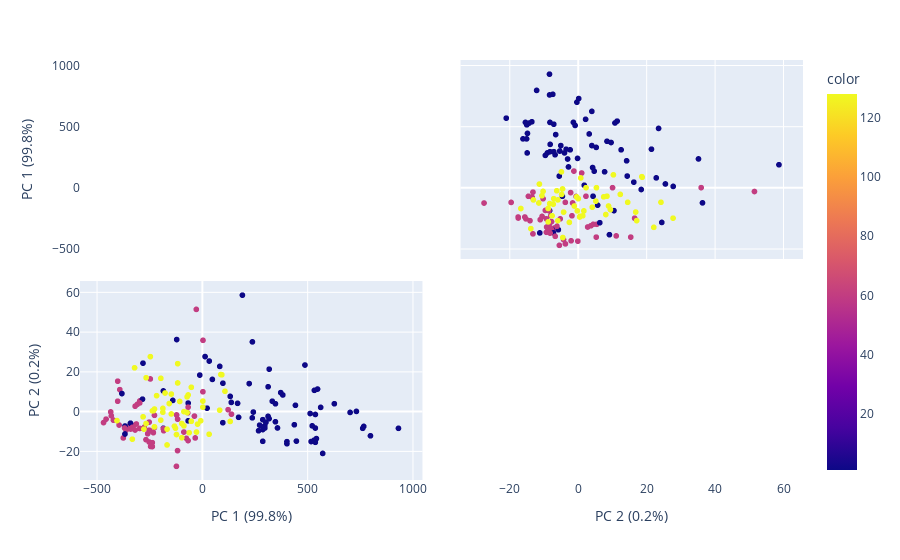

Source (notebook cell):
### Code cell
import plotly.express as px

pca = PCA()
components = pca.fit_transform(df[[col for col in df.columns if col != "target"]])
labels = {
    str(i): f"PC {i+1} ({var:.1f}%)"
    for i, var in enumerate(pca.explained_variance_ratio_ * 100)
}

fig = px.scatter_matrix(
    components,
    labels=labels,
    dimensions=range(2),
    color=dbs.data_clusters.values()
)
fig.update_traces(diagonal_visible=False)
fig.show()

### Figure 1 — Plotly figure (JSON) as saved in the notebook; plotly's stock layout.template omitted (floating-point values rounded to 4 significant figures; data arrays with more than 128 entries replaced by an {"elided": "..."} marker saying what was removed)
{"data": [{"diagonal": {"visible": false}, "dimensions": [{"axis": {"matches": true}, "label": "PC 1 (99.8%)", "values": {"elided": "178 float values"}}, {"axis": {"matches": true}, "label": "PC 2 (0.2%)", "values": {"elided": "178 float values"}}], "hovertemplate": "%{xaxis.title.text}=%{x}<br>%{yaxis.title.text}=%{y}<br>color=%{marker.color}<extra></extra>", "legendgroup": "", "marker": {"color": {"elided": "178 int values"}, "coloraxis": "coloraxis", "symbol": "circle"}, "name": "", "showlegend": false, "type": "splom"}], "layout": {"coloraxis": {"colorbar": {"title": {"text": "color"}}, "colorscale": [[0, "#0d0887"], [0.1111, "#46039f"], [0.2222, "#7201a8"], [0.3333, "#9c179e"], [0.4444, "#bd3786"], [0.5556, "#d8576b"], [0.6667, "#ed7953"], [0.7778, "#fb9f3a"], [0.8889, "#fdca26"], [1, "#f0f921"]]}, "dragmode": "select", "legend": {"tracegroupgap": 0}, "margin": {"t": 60}}}
